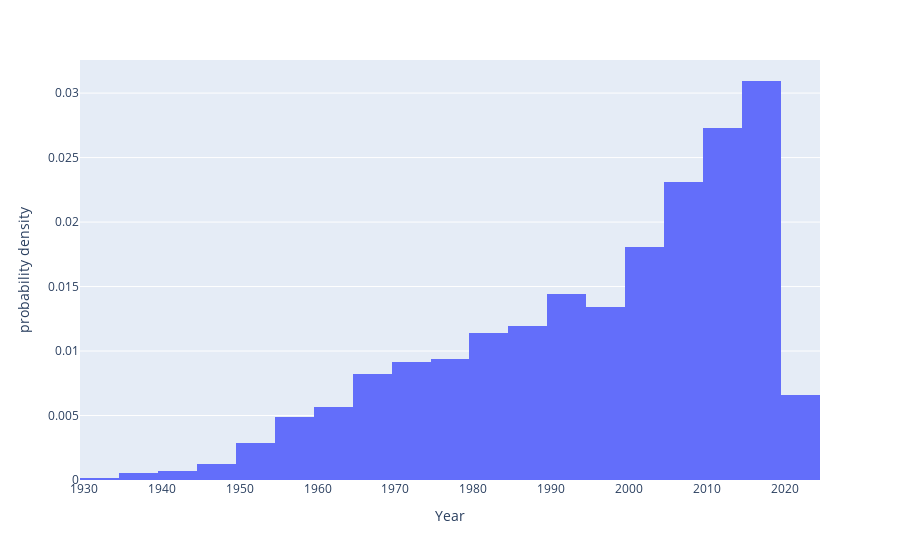

Write notebook code for a chart like this one.
### Code cell
#Here we have created a histogram over the years in the data

year = px.histogram(df, x = 'Year', histnorm='probability density', nbins = 30)
year.show()

### Figure 1 — Plotly figure (JSON) as saved in the notebook; plotly's stock layout.template omitted (floating-point values rounded to 4 significant figures; data arrays with more than 128 entries replaced by an {"elided": "..."} marker saying what was removed)
{"data": [{"alignmentgroup": "True", "bingroup": "x", "histnorm": "probability density", "hovertemplate": "Year=%{x}<br>probability density=%{y}<extra></extra>", "legendgroup": "", "marker": {"color": "#636efa", "pattern": {"shape": ""}}, "name": "", "nbinsx": 30, "offsetgroup": "", "orientation": "v", "showlegend": false, "type": "histogram", "x": {"elided": "11979 int values"}, "xaxis": "x", "yaxis": "y"}], "layout": {"barmode": "relative", "legend": {"tracegroupgap": 0}, "margin": {"t": 60}, "xaxis": {"anchor": "y", "domain": [0, 1], "title": {"text": "Year"}}, "yaxis": {"anchor": "x", "domain": [0, 1], "title": {"text": "probability density"}}}}
